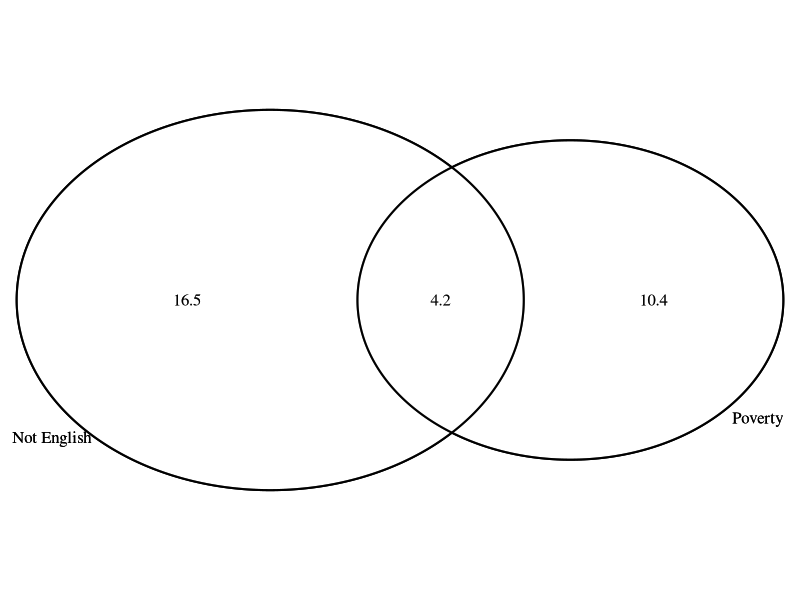
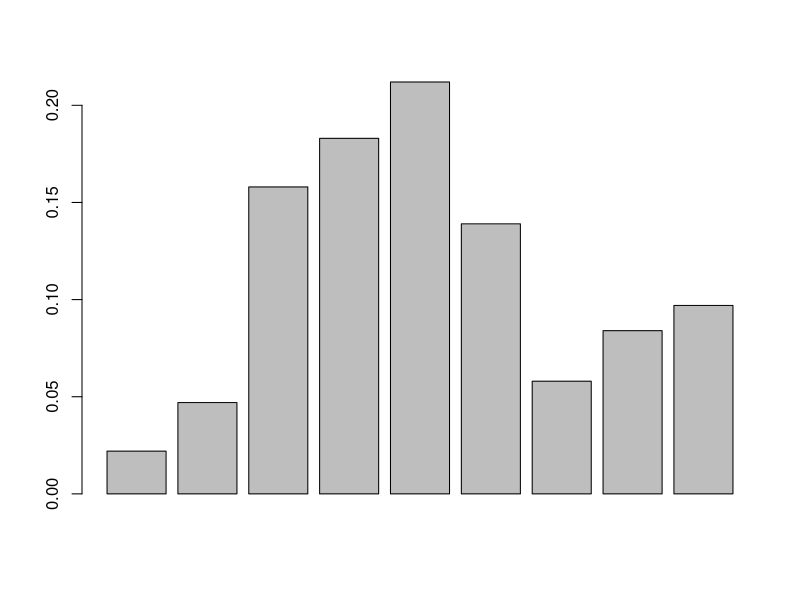

Generate these figures, in order, with R:
## ---- chunk 1
poverty <- 14.6
ESL <- 20.7
both <- 4.2
library(VennDiagram)
venn.plot <- draw.pairwise.venn(14.6, 20.7, 4.2, c("Poverty", "Not English"))
grid.draw(venn.plot)
grid.newpage();

## ---- chunk 2
p_a = 20.7
p_b = 14.6
p_a_and_b = 4.2
p_a_given_b = p_a_and_b/p_b
p_a_given_b
p_a
## ---- chunk 3

df <- data.frame(matrix(c(78,19,11,108, 23,23,9,55,13,12,16,41,114,54,36,204),nrow=4,ncol=4))

rownames(df) <- c("mblue", "mbrown", "mgreen", "totals")
colnames(df) <- c("fblue", "fbrown", "fgreen", "totals")

df
  
## ---- chunk 4
mb = 114
fb = 108
bfm = 78
answer = (mb+ fb-bfm)/204
answer
## ---- chunk 5
p_a = fb
p_b = mb
p_a_and_b = bfm
p_a_given_b = p_a_and_b/p_b
p_a_given_b
## ---- chunk 6
p_a == p_a_given_b
## ---- chunk 7
pfb = 108/204
pmbr = 54/204
fbmbr = 19/204
a = pfb
b = pmbr
ab = fbmbr
pagb = ab/b
pagb

## ---- chunk 8
a == pagb
## ---- chunk 9
df <- data.frame(matrix(c(13,15,28,59,8,67,72,23,95),nrow=3,ncol=3))
rownames(df) <- c("fiction", "non-fiction", "totals")
colnames(df) <- c("hardcover", "paperback", "totals")
df
  
## ---- chunk 10
(28/95)*(67/94)
## ---- chunk 11
fiction_and_hardcover = 13/95
fiction_not_hardcover = 59/95
second_fiction_given_fh = 27/94
second_fiction_given_nfh = 28/94
h_after_fh = second_fiction_given_fh*fiction_and_hardcover
h_after_nfh  =second_fiction_given_nfh*fiction_not_hardcover
answer = h_after_nfh+h_after_fh
answer
## ---- chunk 12
(72/95)*(28/95)
## ---- chunk 13
df <- data.frame(matrix(c(0,25,60,.54,.34,.12),nrow=3,ncol=2))
colnames(df) <- c("x","P(x)")
df
## ---- chunk 14
expected = 0*.54 + 25*.34+.12*60
expected
## ---- chunk 15
prices = c(0,25,60)
means = c(.54,.34,.12)
vec = c(prices - expected)
squares = c(vec * vec)
squares %*% means
(squares %*% means)^.5
## ---- chunk 16
df <- data.frame(matrix(c(9999, 14999, 24999, 34999, 49999, 64999, 74999, 99999, 100000,.022,.047,.158,.183,.212,.139,.058,.084,.097),nrow=9,ncol=2))
colnames(df) <- c("income up to","total")
df
barplot(df$total)
## ---- chunk 17
sum(df$`total`[0:5])
## ---- chunk 18
.622 * .5
